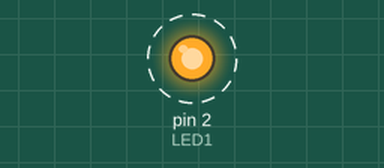
This sketch was run on a simulated Arduino Uno, built with avr-gcc and run on an emulated ATmega328P. Shown: output pins drawn as LEDs (lit = HIGH). Dashed ring = blinking.

Above: at 0.5 s.
Timing chart, 0 to 4.6 s (numbered marks = the images above):
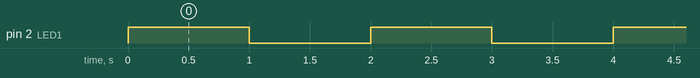

The sketch:

inspire_led.ino
```cpp
/*
  INNOVATOR INTERNATIONAL (PVT)LTD.
  https://www.innovator.lk/
  --------------------------------------------------------
  Development Platform : Inspire 1.0
  (Arduino development platform)
  --------------------------------------------------------
  LED Blink Example.
  --------------------------------------------------------
  Hardware setup :
  Connect LED1 PIN to Arduino Digital PIN-> 2(D2)
  --------------------------------------------------------
  22 march 2021
*/
int LED1 = 2;// the number of the LED 1 pin.

void setup() {
  pinMode(LED1, OUTPUT);//initializing LED1 pin as a output pin.
}

void loop() {
  digitalWrite(LED1, HIGH);//turning on the led.

  delay(1000);//waiting for one second to be elapsed.

  digitalWrite(LED1, LOW);//turning off the led.

  delay(1000);//waiting for one second to be elapsed.
}
```

Measured:
- by itself, pin 2 (LED1): alternates HIGH for 1.0 s and LOW for 1.0 s
